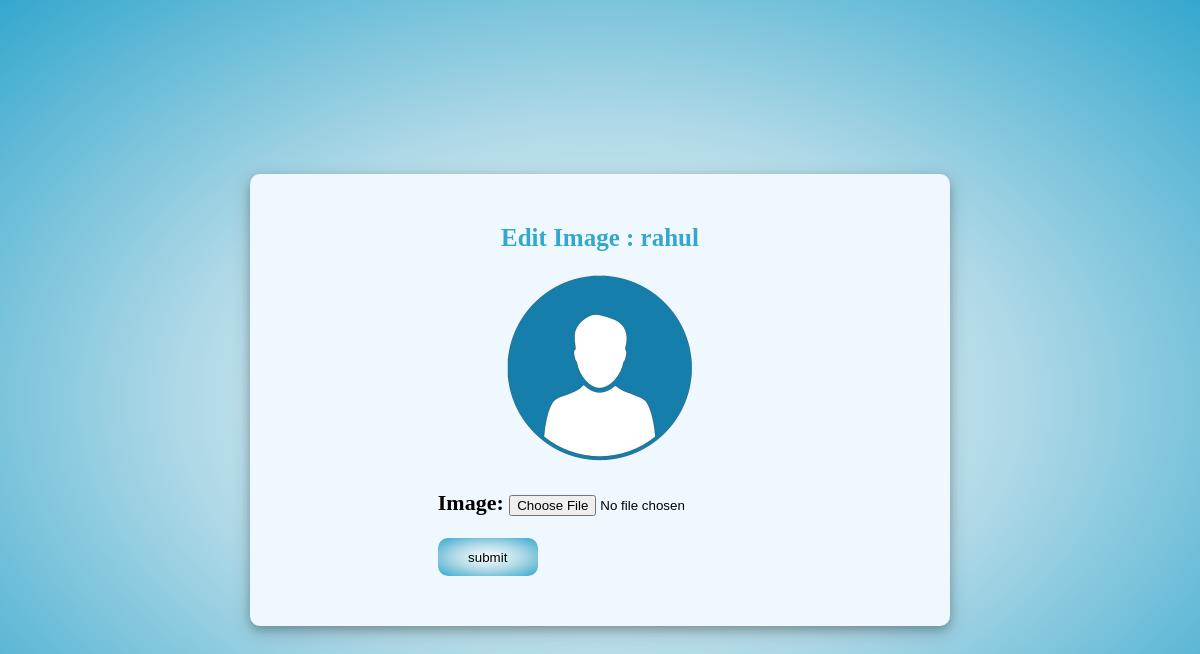
/app/home/details/2/editprofilepic/, run on the app's committed database.
### student_management_app/models.py (models this page shows)
class User(models.Model):
    name=models.CharField(max_length=50)
    email=models.EmailField(unique=True)
    gender=models.CharField(max_length=6)
    phoneNumber=models.BigIntegerField(max_length=10)
    Qualification = models.CharField(max_length=20)
    Address = models.TextField(max_length=120)
    username = models.CharField(max_length=30,unique=True)
    password=models.CharField(max_length=100)
    image = models.ImageField(upload_to='images',default="C:/Users/ssadula/Pictures/StudentManagamentProject/media/images/p1.png")

### student_management_app/views.py (the view)
# urls.py: path('home/details/<int:id>/editprofilepic/',views.UpdateProfilePic),
def UpdateProfilePic(request,id):
    context = {
        'form': UpdateProfilePicForm(),
    }
    user = User.objects.get(id=id)
    context['user']=user
    if request.method == 'POST':
        form = UpdateProfilePicForm(request.POST,request.FILES,instance=user)
        if form.is_valid():
            form.save()
            return redirect('/app/home/details/{0}'.format(user.id))
    return render(request,'updatepic.html',context)

### student_management_app/forms.py
class UpdateProfilePicForm(forms.ModelForm):
    class Meta:
        model = User
        fields = ['image']

### student_management_app/Templates/updatepic.html (shortened to what this page needs)
<!DOCTYPE html>
<html lang="en">
<head>
</head>
<body>
    <div class="img-container">
        <h1>Edit Image : {{user.name}}</h1>
        <img src="{{ user.image.url }}" class="profile-img">
        <form enctype="multipart/form-data" method="post">
            {{form.as_p}}
            <button type="submit" class="register-button">submit
            </button>
        </form>
    </div>
</body>
</html>

### student_management_app/Templates/updatepic.html (style rules this page uses)
body { height: 100vh; margin: 0px; background-image: radial-gradient(white,lightblue,rgb(52, 167, 206)); font-family: Georgia, 'Times New Roman', Times, serif; box-sizing: border-box; display: flex; justify-content: center; align-items: center; }
.img-container { background-color: aliceblue; width: 50%; height: fit-content; box-shadow: 0 4px 8px 0 rgba(0, 0, 0, 0.2), 0 6px 20px 0 rgba(0, 0, 0, 0.19); border-radius: 10px; display: flex; flex-direction: column; justify-content: center; align-items: center; font-weight: bold; font-size: 22px; padding: 50px; }
h1 { margin-top: 0px; color: rgb(52, 167, 206); font-size: 25px; }
.register-button { background-image: radial-gradient(white,lightblue,rgb(52, 167, 206)); width: 100px; height: 38px; text-align: center; border-width: 0px; font-weight: 500; border-radius: 10px; }
.profile-img { width: 200px; height: 200px; border-radius: 150px; }

### data on the page
User: name "rahul", image (picture)
